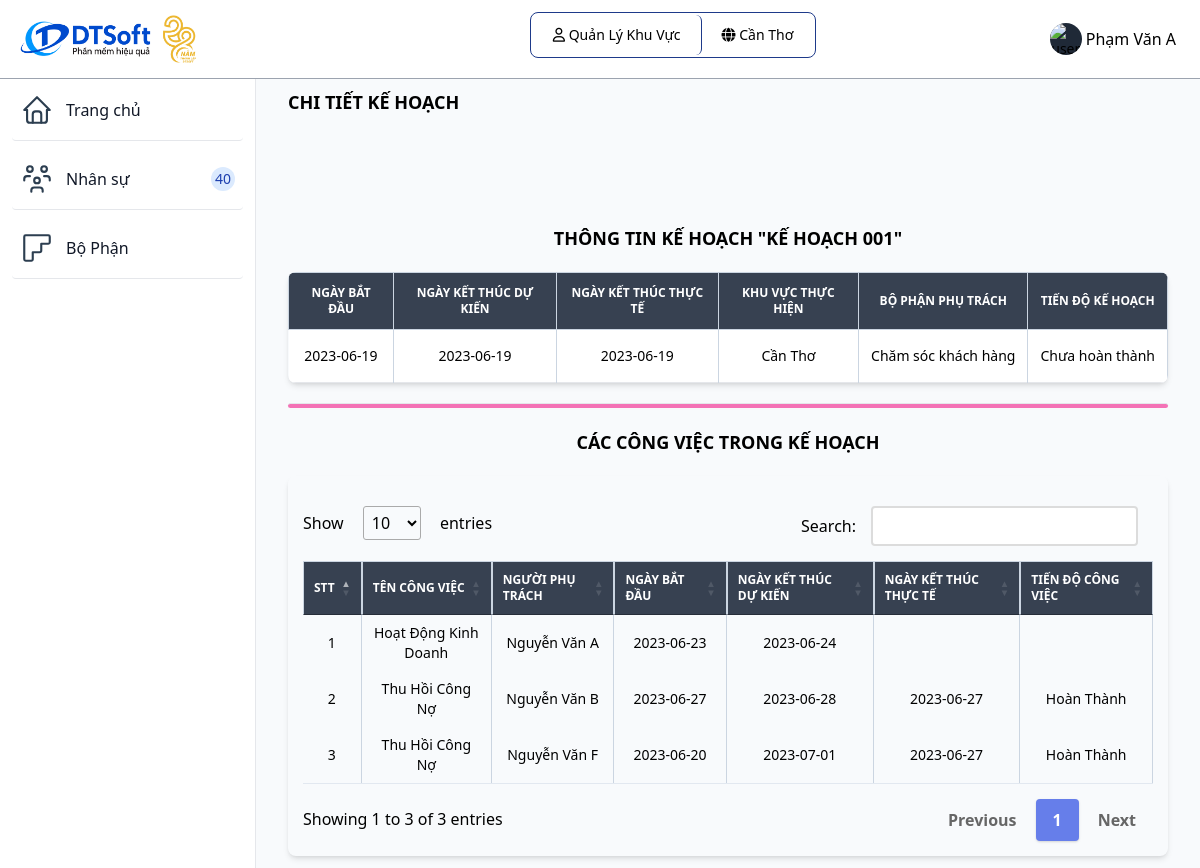
The app's page /chitietkehoach.php?id=KH001 (signed in) with its own data.
### tables this page shows
CREATE TABLE `vaitro` (
  `id_vaitro` varchar(10) NOT NULL,
  `tenvaitro` varchar(255) NOT NULL,
  `mota` varchar(255) NOT NULL
);

CREATE TABLE `khuvuc` (
  `id_khuvuc` varchar(10) NOT NULL,
  `tenkhuvuc` varchar(255) NOT NULL,
  `diachi` varchar(255) NOT NULL,
  `sdt` int(20) NOT NULL
);

CREATE TABLE `kehoachgiaoviec` (
  `id_kehoachgiaoviec` varchar(10) NOT NULL,
  `id_bophan` varchar(10) NOT NULL,
  `id_khuvuc` varchar(10) NOT NULL,
  `tenkh` varchar(255) NOT NULL,
  `ngaybatdau` date NOT NULL,
  `ngayktdukien` date NOT NULL,
  `ngayktthucte` date NOT NULL,
  `trangthai` varchar(30) NOT NULL
);

CREATE TABLE `bophan` (
  `id_bophan` varchar(10) NOT NULL,
  `id_khuvuc` varchar(10) NOT NULL,
  `tenbophan` varchar(255) NOT NULL,
  `cvchuyenmon` varchar(255) NOT NULL
);

CREATE TABLE `tiendocongviec` (
  `id_congviec` varchar(10) NOT NULL,
  `id_nguoidung` varchar(10) NOT NULL,
  `id_khuvuc` varchar(10) NOT NULL,
  `id_bophan` varchar(10) NOT NULL,
  `id_kehoachgiaoviec` varchar(10) NOT NULL,
  `tencongviec` varchar(255) NOT NULL,
  `trangthaicongviec` varchar(255) DEFAULT NULL,
  `thoigianbatdau` date NOT NULL,
  `thoigianketthucdukien` date NOT NULL,
  `thoigianketthuc` date DEFAULT NULL
);

CREATE TABLE `nguoidung` (
  `id_nguoidung` varchar(10) NOT NULL,
  `id_bophan` varchar(10) DEFAULT NULL,
  `id_vaitro` varchar(10) NOT NULL,
  `id_khuvuc` varchar(10) DEFAULT NULL,
  `tennguoidung` varchar(255) NOT NULL,
  `sdt_nd` varchar(20) NOT NULL,
  `diachi_nd` varchar(255) NOT NULL,
  `email` varchar(255) NOT NULL,
  `password` varchar(255) NOT NULL,
  `ngaysinh` date NOT NULL,
  `gioitinh` varchar(255) NOT NULL
);

### chitietkehoach.php (the view, shortened to what this page needs)
<?php
include "inc/header.php";
?>
<?php
    $id = $_GET['id'];
    $sql = "SELECT * FROM kehoachgiaoviec
    INNER JOIN khuvuc ON kehoachgiaoviec.id_khuvuc = khuvuc.id_khuvuc
    INNER JOIN bophan ON khuvuc.id_khuvuc = bophan.id_khuvuc
    WHERE id_kehoachgiaoviec = '" . $id . "' ";
    $query = mysqli_query($connect, $sql);
    $row = mysqli_fetch_assoc($query);
    $sql1 = "SELECT * FROM kehoachgiaoviec kh
    INNER JOIN tiendocongviec td ON kh.id_kehoachgiaoviec = td.id_kehoachgiaoviec
    INNER JOIN nguoidung nd ON td.id_nguoidung = nd.id_nguoidung
    WHERE kh.id_kehoachgiaoviec = '" . $id . "' ";
    $query1 = mysqli_query($connect, $sql1);
    $query2 = mysqli_query($connect, $sql1);
    $tongtiendo = 0;
    while($row2 = mysqli_fetch_assoc($query2)){ $tong = $row2['trangthaicongviec'];
    if($tong == 'Hoàn Thành'){
      $tongtiendo = 1;
    }else{
      $tongtiendo = 0;
      break;
    }}
?>
<div class="p-4 sm:ml-64">
  <div class="p-4 mt-14">
    <div class="mb-5 font-bold text-lg uppercase">Chi tiết Kế hoạch </div>
    <div class="p-4 mt-14 grid">
    </div>
    <div class="mb-4 mt-5">
        <div class="text-center mb-5 font-bold text-lg uppercase">
          Thông tin kế hoạch "<?php echo $row['tenkh']; ?>"
        </div>
      <div class="relative overflow-x-auto shadow-md sm:rounded-lg">
        <table class="w-full text-sm text-gray-500 dark:text-gray-400">
          <thead class="text-xs text-white uppercase bg-gray-700">
            <tr>
              <th class="px-3 py-3 border border-slate-300">
                NGÀY BẮT ĐẦU
              </th>
              <th class="px-3 py-3 border border-slate-300">
              NGÀY KẾT THÚC DỰ KIẾN
              </th>
              <th class="px-3 py-3 border border-slate-300">
              NGÀY KẾT THÚC THỰC TẾ
              </th>
              <th class="px-3 py-3 border border-slate-300">
              KHU VỰC THỰC HIỆN
              </th>
              <th class="px-3 py-3 border border-slate-300">
              BỘ PHẬN PHỤ TRÁCH
              </th>
              <th class="px-3 py-3 border border-slate-300">
              TIẾN ĐỘ KẾ HOẠCH
              </th>
            </tr>
          </thead>
          <tbody class="text-black text-center">
            <tr class="bg-white border-b dark:border-gray-700 hover:bg-gray-50">
              <td class="px-3 py-4 text-black border-r border-slate-300">
                <?php echo $row['ngaybatdau']; ?>
              </td>
              <td class="px-3 py-4 font-medium whitespace-nowrap border-r border-slate-300">
              <?php echo $row['ngayktdukien']; ?>
              </td>
              <td class="px-3 py-4 font-medium whitespace-nowrap border-r border-slate-300">
              <?php echo $row['ngayktthucte']; ?>
              </td>
              <td class="px-3 py-4 font-medium whitespace-nowrap border-r border-slate-300">
              <?php echo $row['tenkhuvuc']; ?>
              </td>
              <td class="px-3 py-4 font-medium whitespace-nowrap border-r border-slate-300">
              <?php echo $row['tenbophan']; ?>
              </td>
              <td class="px-3 py-4 font-medium whitespace-nowrap border-r border-slate-300">
                <?php
                if($tongtiendo == 0){echo 'Chưa hoàn thành';}
                else {
                  echo 'Đã hoàn thành';
                }
                ?>
              </td>
            </tr>
          </tbody>
        </table>
      </div>
      <hr class="bg-pink-400 rounded p-0.5 mt-5">
      <div class="mb-4 mt-5">
        <div class="text-center mb-5 font-bold text-lg uppercase">
          Các công việc trong kế hoạch
        </div>
        <div class="relative overflow-x-auto shadow-md sm:rounded-lg">
          <table id="myTable" class="w-full text-sm text-gray-500 dark:text-gray-400">
            <thead class="text-xs text-white uppercase bg-gray-700">
              <tr>
                <th class="px-3 py-3 border border-slate-300">
                  STT
                </th>
                <th class="px-3 py-3 border border-slate-300">
                  TÊN CÔNG VIỆC
                </th>
                <th class="px-3 py-3 border border-slate-300">
                  NGƯỜI PHỤ TRÁCH
                </th>
                <th class="px-3 py-3 border border-slate-300">
                  NGÀY BẮT ĐẦU
                </th>
                <th class="px-3 py-3 border border-slate-300">
                  NGÀY KẾT THÚC DỰ KIẾN
                </th>
                <th class="px-3 py-3 border border-slate-300">
                  NGÀY KẾT THÚC THỰC TẾ
                </th>
                <th class="px-3 py-3 border border-slate-300">
                  TIẾN ĐỘ CÔNG VIỆC
                </th>
              </tr>
            </thead>
            <tbody class="text-black text-center">
              <?php
                  $i = 1;
                  while($row1 = mysqli_fetch_assoc($query1)){?>
                <tr class="bg-white border-b dark:border-gray-700 hover:bg-gray-50">
                  <td class="px-3 py-4 text-black border-r border-slate-300">
                  <?php echo $i++; ?>
                  </td>
                  <td class="px-3 py-4 text-black border-r border-slate-300">
                  <?php echo $row1['tencongviec']; ?>
                  </td>
                  <td class="px-3 py-4 text-black border-r border-slate-300">
                  <?php echo $row1['tennguoidung']; ?>
                  </td>
                  <td class="px-3 py-4 font-medium whitespace-nowrap border-r border-slate-300">
                  <?php echo $row1['thoigianbatdau']; ?>
                  </td>
                  <td class="px-3 py-4 font-medium whitespace-nowrap border-r border-slate-300">
                  <?php echo $row1['thoigianketthucdukien']; ?>
                  </td>
                  <td class="px-3 py-4 font-medium whitespace-nowrap border-r border-slate-300">
                  <?php echo $row1['thoigianketthuc']; ?>
                  </td>
                  <td class="px-3 py-4 font-medium whitespace-nowrap border-r border-slate-300">
                  <?php echo $row1['trangthaicongviec']; ?>
                  </td>
                </tr>
                <?php
                  }
                ?>
            </tbody>
          </table>
        </div>
      </div>
    </div>
  </div>
  </body>
  </html>

### inc/header.php (shortened to what this page needs)
<?php
 include_once('db/connect.php');
?>
<!DOCTYPE html>
<html lang="en">
<head>
	<link href="https://unpkg.com/tailwindcss@2.2.19/dist/tailwind.min.css" rel=" stylesheet">
  <link rel="stylesheet" href="https://cdnjs.cloudflare.com/ajax/libs/font-awesome/6.4.0/css/all.min.css">
	<link href="https://cdn.datatables.net/1.10.19/css/jquery.dataTables.min.css" rel="stylesheet">
	<link href="https://cdn.datatables.net/responsive/2.2.3/css/responsive.dataTables.min.css" rel="stylesheet">
  <script src="https://cdn.tailwindcss.com"></script>
</head>
<body class="g-sidenav-show bg-slate-50" id="draggable">
  <nav class="fixed top-0 z-50 w-full bg-white border-b border-gray-400 dark:border-gray-100 text-black">
        <div class="px-3 py-3 lg:px-5 lg:pl-3">
          <div class="flex items-center justify-between">
            <div class="flex items-center justify-start">
              <a href="index.php" class="flex ml-2 md:mr-24">
                <img src="assets/img/logo.jpg" class="h-12 mr-3" alt="FlowBite Logo" />
              </a>
            </div>
	    <div class="divToHide flex items-center justify-start relative inline-flex items-center p-0.5 mb-2 mr-2 text-sm font-medium rounded-lg border border-blue-900">
              <span class="relative px-5 py-2.5 bg-white rounded-md border-r border-blue-900">
                <i class="fa-regular fa-user"></i>
                  <?php
                    $sql = "SELECT tenvaitro from vaitro where id_vaitro = '" . $_SESSION['id_vaitro'] ."'";
                    $result = mysqli_query($connect, $sql);
                    $row = mysqli_fetch_array($result);
                    echo $row['tenvaitro'];
                  ?>
              </span>
              <?php
              if ($_SESSION['id_vaitro'] != 'QTHT'){
              ?>
              <span class="relative px-5 py-2.5 bg-white rounded-md">
                  <i class="fa-solid fa-globe"></i>
                  <?php
                    $sql = "SELECT tenkhuvuc from khuvuc where id_khuvuc = '" . $_SESSION['id_khuvuc'] ."'";
                    $result = mysqli_query($connect, $sql);
                    $row = mysqli_fetch_array($result);
                    echo $row['tenkhuvuc'];
                  ?>
              </span>
              <?php
              }
              ?>
            </div>
            <div class="flex items-center divToHide">
                <div class="flex items-center ml-3">
                  <div class="flex">
                    <button type="button" class="flex text-sm bg-gray-800 rounded-full focus:ring-4 focus:ring-gray-300 dark:focus:ring-gray-600" aria-expanded="false" data-dropdown-toggle="dropdown-user">
                      <img class="w-8 h-8 rounded-full" src="https://flowbite.com/docs/images/people/profile-picture-5.jpg" alt="user photo">
                    </button>
                    <span class="text-black p-1 cursor-pointer" data-dropdown-toggle="dropdown-user"><?php echo $_SESSION['tennguoidung']; ?></span>
                  </div>
                </div>
              </div>
          </div>
        </div>
      </nav>
      <aside id="logo-sidebar" class="fixed top-0 left-0 z-40 w-64 h-screen pt-20 transition-transform -translate-x-full bg-white border-r border-gray-200 sm:translate-x-0 dark:border-gray-100
      h-96 overflow-y-scroll scrollbar-thick scrollbar-thumb-blue-500 scrollbar-track-blue-100
      " aria-label="Sidebar">
         <div class="h-full px-3 pb-4 overflow-y-auto bg-white">
            <ul class="space-y-2 font-medium">
               <li class="border-b rounded">
                  <a href="index.php" class="flex items-center p-2 text-gray-900 rounded-lg dark:text-black hover:bg-gray-100 dark:hover:bg-gray-200">
                     <span class="ml-3">Trang chủ</span>
                  </a>
               </li>
               <?php if($_SESSION['id_vaitro'] == 'QLKV' || $_SESSION['id_vaitro'] == 'QLBP') { ?>
               <li class="border-b rounded">
                  <a href="nhanvien.php" class="flex items-center p-2 text-gray-900 rounded-lg dark:text-black hover:bg-gray-100 dark:hover:bg-gray-200">
                     <span class="flex-1 ml-3 whitespace-nowrap">Nhân sự</span>
                     <span class="inline-flex items-center justify-center w-3 h-3 p-3 ml-3 text-sm font-medium text-blue-800 bg-blue-100 rounded-full dark:bg-blue-700 dark:text-white">40</span>
                  </a>
               </li>
                <?php } ?>
              <?php if($_SESSION['id_vaitro'] == 'QLKV') { ?>
               <li class="border-b rounded">
                  <a href="bophan.php" class="flex items-center p-2 text-gray-900 rounded-lg dark:text-black hover:bg-gray-100 dark:hover:bg-gray-200">
                    <span class="flex-1 ml-3 whitespace-nowrap">Bộ Phận</span>
                  </a>
               </li>
               <?php } ?>
            </ul>
         </div>
      </aside>

### inc/header.php (style rules this page uses)
table.dataTable.no-footer { border-bottom: 1px solid #e2e8f0; margin-top: 0.75em; margin-bottom: 0.75em; }

### records on screen
vaitro: tenvaitro "Quản Lý Khu Vực"
khuvuc: tenkhuvuc "Cần Thơ"
kehoachgiaoviec: tenkh "KẾ HOẠCH 001", ngaybatdau "2023-06-19", ngayktdukien "2023-06-19", ngayktthucte "2023-06-19"
bophan: tenbophan "Chăm sóc khách hàng"
tiendocongviec: tencongviec "Hoạt Động Kinh Doanh", id_nguoidung.tennguoidung "Nguyễn Văn A", thoigianbatdau "2023-06-23", thoigianketthucdukien "2023-06-24"
tiendocongviec: tencongviec "Thu Hồi Công Nợ", id_nguoidung.tennguoidung "Nguyễn Văn B", thoigianbatdau "2023-06-27", thoigianketthucdukien "2023-06-28", thoigianketthuc "2023-06-27", trangthaicongviec "Hoàn Thành"
tiendocongviec: tencongviec "Thu Hồi Công Nợ", id_nguoidung.tennguoidung "Nguyễn Văn F", thoigianbatdau "2023-06-20", thoigianketthucdukien "2023-07-01", thoigianketthuc "2023-06-27", trangthaicongviec "Hoàn Thành"

### other values on screen
$_SESSION['tennguoidung'] "Phạm Văn A"
